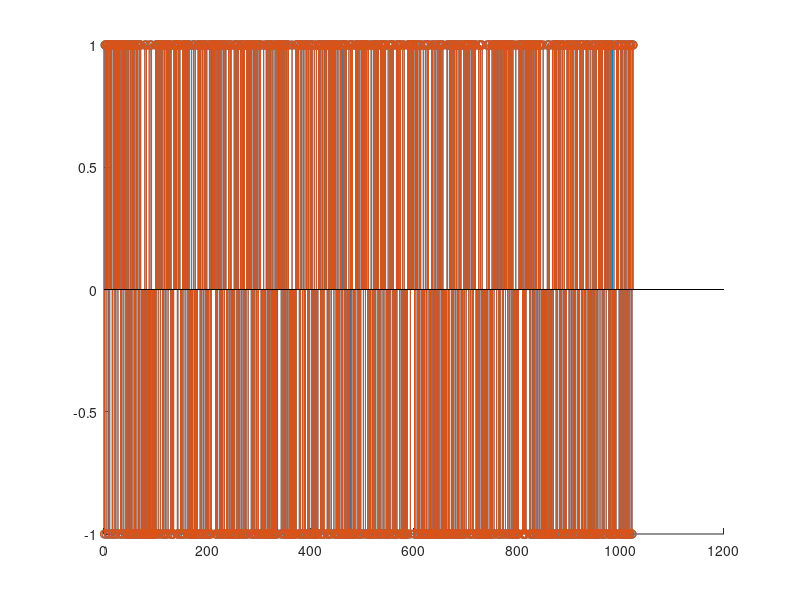
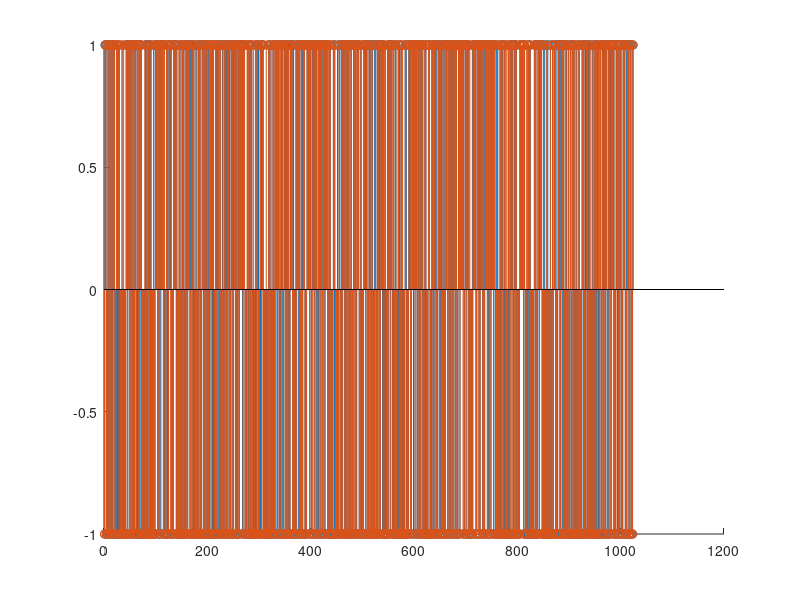

Write the MATLAB code that produced these figures, in order.
clear all
load('2User2AntennaBS.mat');
%% Make vectors.
x1 = real(x1);
x2 = real(x2);
y1 = -1 * real(y1);
y2 = -1 * real(y2);
%% Account for any delay.
d1 = finddelay(x1, y1);
d2 = finddelay(x2, y2);
y1 = y1(d1:end);
y2 = y2(d2:end);

%% Creating matrices.
x = [x1'; x2'];
y = [y1'; y2'];
%% Estimate the channel response.
% Note: We are assuming noise is negligible.

% transmitter 1 transmits

% Note: last bit was infinity which is why I had to subtract 1 : unsure why

starting1 = 5001;
x1_1 = x1(starting1 : pulseWidth * 128 + starting1 - 1);
y1_1 = y1(starting1 : pulseWidth * 128 + starting1 - 1);
y2_1 = y2(starting1 : pulseWidth * 128 + starting1 - 1);

% transmitter 2 transmits
starting2 = starting1 + (pulseWidth * 128) + 5000;
x2_2 = x2(starting2 : pulseWidth * 128 + starting2 - 1);
y1_2 = y1(starting2 : pulseWidth * 128 + starting2 - 1);
y2_2 = y2(starting2 : pulseWidth * 128 + starting2 - 1);

% calculating the channel response
% when y1 is listening to x1 speak
h11 = mean(y1_1 ./ x1_1);
% when y2 is listening to x1 speak
h21 = mean(y2_1 ./ x1_1);

% when y1 is listening to x2 speak
h12 = mean(y1_2 ./ x2_2);
% when y2 is listening to x2 speak
h22 = mean(y2_2 ./ x2_2);

%% Creating the channel response matrix.
H = [h11 h12; h21 h22];

%% Calculate the weight vectors.
% we know that H* x w = [1; 0] for x1
w1 = inv(H') * [1; 0];

% we know that H* x w = [0; 1] for x2
w2 = inv(H') * [0; 1];

%% Apply the weight vectors.
x1_hat = w1' * y;
x2_hat = w2' * y;

%% Calculate the error.
% look at the last 1024 data bits to calculate the error
intermediate_data_length = 128 * pulseWidth;
starting3 = 5000 + intermediate_data_length + 5000 + intermediate_data_length + 5000 + 1;
last_message_length = 1024*40;

% crop off the end of the data
x_check = x(:, starting3 : starting3 + last_message_length);
y_check = sign(y(:, starting3 : starting3 + last_message_length));

% sample in the middle of the pulse width
x_check = x_check(:, 20 : pulseWidth : end);
y_check = y_check(:, 20 : pulseWidth : end);

figure
hold on
stem(x_check(1,:));
stem(y_check(1,:));


figure
hold on
stem(x_check(2,:));
stem(y_check(2,:));

equality1 = (y_check(1,:) ~= x_check(1,:));
equality2 = (y_check(2,:) ~= x_check(2,:));
error_rate1 = sum(equality1)/length(x_check)
error_rate2 = sum(equality2)/length(x_check)